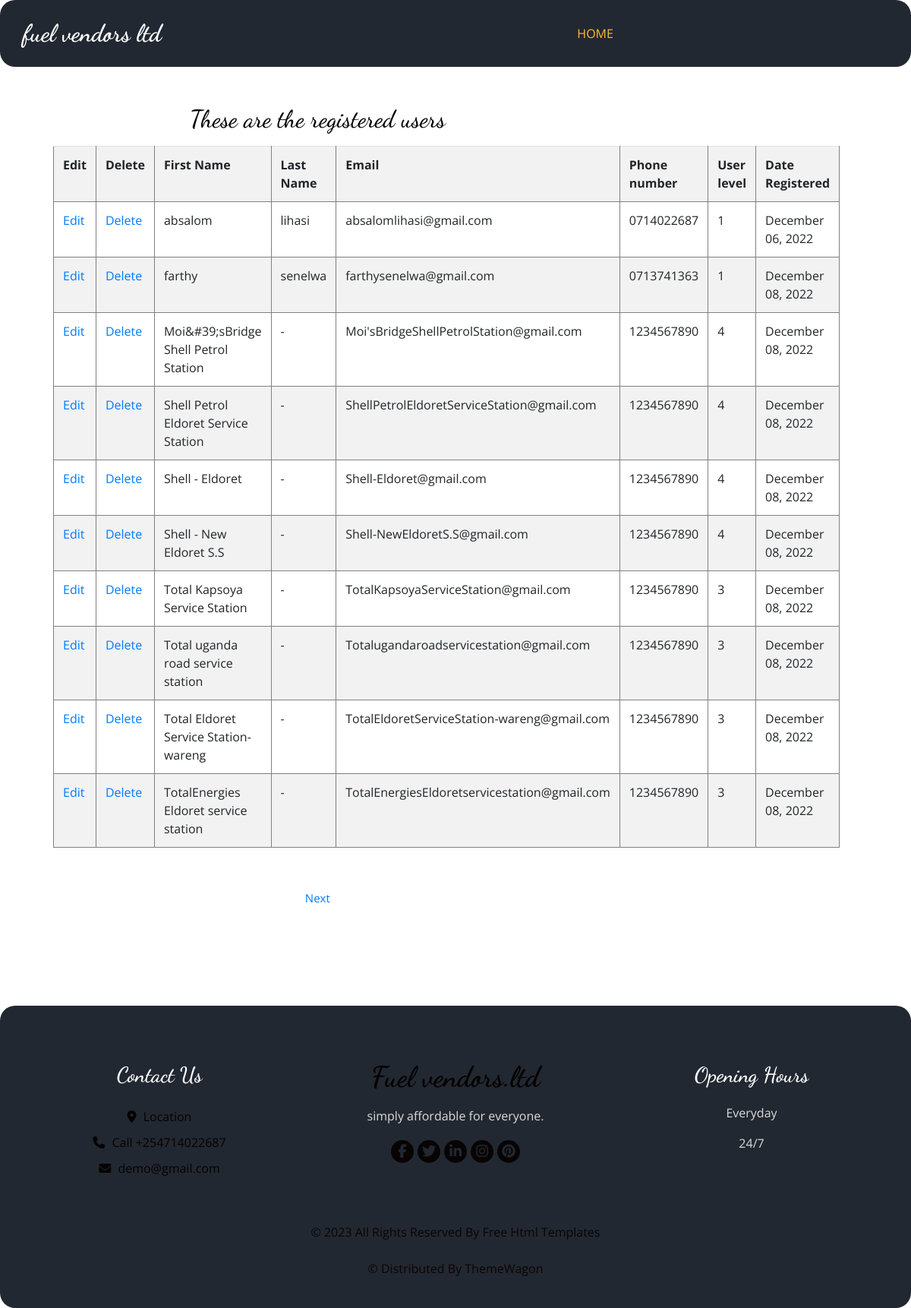
Page /admin-view-users.php on the committed database.
### tables this page shows
CREATE TABLE `users` (
  `user_id` bigint(30) UNSIGNED NOT NULL,
  `first_name` varchar(100) NOT NULL,
  `last_name` varchar(100) NOT NULL,
  `email` varchar(100) NOT NULL,
  `phone_number` char(255) NOT NULL,
  `password` char(255) NOT NULL,
  `registration_date` datetime NOT NULL,
  `user_level` tinyint(1) UNSIGNED NOT NULL DEFAULT '2'
);

### admin-view-users.php (the view, shortened to what this page needs)
<!DOCTYPE html>
<html lang="en">
<head>
  <link rel="stylesheet" type="text/css" href="css/bootstrap.css" />
  <link rel="stylesheet" type="text/css" href="https://cdnjs.cloudflare.com/ajax/libs/OwlCarousel2/2.3.4/assets/owl.carousel.min.css" />
  <link rel="stylesheet" href="https://cdnjs.cloudflare.com/ajax/libs/jquery-nice-select/1.1.0/css/nice-select.min.css" />
  <link href="css/font-awesome.min.css" rel="stylesheet" />
  <link href="css/style.css" rel="stylesheet" />
  <link href="css/responsive.css" rel="stylesheet" />
</head>
<body>
    <div class="hero_area">
    <header class="header_section" style="background-color:  #222831; border-radius:20px ; ">
      <div class="container" >
        <nav class="navbar navbar-expand-lg custom_nav-container ">
          <a class="navbar-brand">
            <span>
              fuel vendors ltd
            </span>
          </a>
          <div class="collapse navbar-collapse" id="navbarSupportedContent">
            <ul class="navbar-nav  mx-auto ">
              <li class="nav-item active">
                <a class="nav-link" href="administrator.php">Home <span class="sr-only">(current)</span></a>
              </li>
        </nav>
      </div>
</header>
<section class="food_section layout_padding-bottom">
    <div class="container">
      <div class="filters-content">
        <div class="row grid">
          <div class="col-sm-4 col-lg-12 all shell"  >
            <div class="box" >
              <div>
                <div class="detail-box" style="color: white;background-color: white;">
<div class="col-sm-8">
<h2 class="text-center" style="color: black;">These are the registered users</h2>
<p>
<?php
try {
 require('mysqli_connect.php');
 $pagerows = 10;
 if ((isset($_GET['p']) && is_numeric($_GET['p']))) {
 $pages = htmlspecialchars($_GET['p'], ENT_QUOTES);
 }else{
 $q = "SELECT COUNT(user_id) FROM users";
 $result = mysqli_query ($dbcon, $q);
 $row = mysqli_fetch_array ($result, MYSQLI_NUM);
 $records = htmlspecialchars($row[0], ENT_QUOTES);
 if ($records > $pagerows){
 $pages = ceil ($records/$pagerows);
 }else{
 $pages = 1;
 }
 }
 if ((isset($_GET['s'])) &&( is_numeric($_GET['s'])))
 {
 $start = htmlspecialchars($_GET['s'], ENT_QUOTES);
 }else{
 $start = 0;
 }
 $query = "SELECT first_name, last_name, email, phone_number,user_level, ";
 $query .= "DATE_FORMAT(registration_date, '%M %d, %Y')";
 $query .=
 " AS regdat, user_id FROM users ORDER BY registration_date ASC";
 $query .=" LIMIT ?, ?";
 $q = mysqli_stmt_init($dbcon);
 mysqli_stmt_prepare($q, $query);
 mysqli_stmt_bind_param($q, "ii", $start, $pagerows);
 mysqli_stmt_execute($q);
 $result = mysqli_stmt_get_result($q);
 if ($result) {
 echo '<table class="table table-striped" style="width:100%;height:100%">
 <tr>
 <th scope="col">Edit</th>
 <th scope="col">Delete</th>
 <th scope="col">First Name</th>
 <th scope="col">Last Name</th>
 <th scope="col">Email</th>
 <th scope="col">Phone number</th>
 <th scope="col">User level</th>
 <th scope="col">Date Registered</th>
 </tr>';
 while ($row = mysqli_fetch_array($result, MYSQLI_ASSOC)) {
$user_id = htmlspecialchars($row['user_id'], ENT_QUOTES);
$first_name = htmlspecialchars($row['first_name'], ENT_QUOTES);
 $last_name = htmlspecialchars($row['last_name'], ENT_QUOTES);
 $email = htmlspecialchars($row['email'], ENT_QUOTES);
 $phone_number = htmlspecialchars($row['phone_number'], ENT_QUOTES);
 $user_level = htmlspecialchars($row['user_level'], ENT_QUOTES);
$registration_date = htmlspecialchars($row['regdat'], ENT_QUOTES);
 echo '<tr>
<td><a href="edit-users.php?id=' . $user_id .
 '">Edit</a></td>
 <td><a href="delete-users.php?id=' . $user_id .
 '">Delete</a></td>
 <td>' . $first_name . '</td>
<td>' . $last_name . '</td>
<td>' . $email . '</td>
<td>' . $phone_number . '</td>
<td>' . $user_level . '</td>
<td>' . $registration_date . '</td>
</tr>';
 }
 echo '</table>';
 }
 else {
 echo '<p class="text-center">The current users could not be ';
 echo 'retrieved. We apologize for any inconvenience.</p>';
 exit;
 }
 $q = "SELECT COUNT(user_id) FROM users";
 $result = mysqli_query ($dbcon, $q);
 $row = mysqli_fetch_array ($result, MYSQLI_NUM);
 $members = htmlspecialchars($row[0], ENT_QUOTES);
 $echostring = "<p class='text-center'>Total users: $members </p>";
 $echostring .= "<p class='text-center'>";
 if ($pages > 1) {
 $current_page = ($start/$pagerows) + 1;
 if ($current_page != $pages) {
 $echostring .=
 ' <a href="admin-view-users.php?s=' . ($start + $pagerows) .
 '&p=' . $pages . '">Next</a> ';
 }
 $echostring .= '</p>';
 echo $echostring;
 }
}
catch(Exception $e)
{
 print "The system is busy please try later";
}
catch(Error $e)
{
 print "The system is busy please try again later.";
}
?>
</div>
                   </div>
        </div>
      </div>
    </div>
  </section>
		<footer class="footer_section" style="border-radius:20px ;" >
    <div class="container">
      <div class="row">
        <div class="col-md-4 footer-col">
          <div class="footer_contact">
            <h4>
              Contact Us
            </h4>
            <div class="contact_link_box">
              <a href="">
                <i class="fa fa-map-marker" aria-hidden="true"></i>
                <span>
                  Location
                </span>
              </a>
              <a href="">
                <i class="fa fa-phone" aria-hidden="true"></i>
                <span>
                  Call +254714022687
                </span>
              </a>
              <a href="">
                <i class="fa fa-envelope" aria-hidden="true"></i>
                <span>
                  demo@gmail.com
                </span>
              </a>
            </div>
          </div>
        </div>
        <div class="col-md-4 footer-col">
          <div class="footer_detail">
            <a href="" class="footer-logo">
              Fuel vendors.ltd
            </a>
            <p>
             simply affordable for everyone.
          </p>
            <div class="footer_social">
              <a href="">
                <i class="fa fa-facebook" aria-hidden="true"></i>
              </a>
              <a href="">
                <i class="fa fa-twitter" aria-hidden="true"></i>
              </a>
              <a href="">
                <i class="fa fa-linkedin" aria-hidden="true"></i>
              </a>
              <a href="">
                <i class="fa fa-instagram" aria-hidden="true"></i>
              </a>
              <a href="">
                <i class="fa fa-pinterest" aria-hidden="true"></i>
              </a>
            </div>
          </div>
        </div>
        <div class="col-md-4 footer-col">
          <h4>
            Opening Hours
          </h4>
          <p>
            Everyday
          </p>
          <p>
            24/7
          </p>
        </div>
      </div>
      <div class="footer-info">
        <p>
          &copy; <span id="displayYear"></span> All Rights Reserved By
          <a href="https://html.design/">Free Html Templates</a><br><br>
          &copy; <span id="displayYear"></span> Distributed By
          <a href="https://themewagon.com/" target="_blank">ThemeWagon</a>
        </p>
      </div>
    </div>
  </footer>
	</body>
</html>

### css/style.css (style rules this page uses)
body { font-family: "Open Sans", sans-serif; color: #0c0c0c; background-color: #ffffff; overflow-x: hidden; }
.layout_padding-bottom { padding-bottom: 90px; }
h1, h2 { font-family: 'Dancing Script', cursive; }
a, a:hover, a:focus { text-decoration: none; }
.hero_area { position: relative; min-height: 100vh; display: -webkit-box; display: -ms-flexbox; display: flex; -webkit-box-orient: vertical; -webkit-box-direction: normal; -ms-flex-direction: column; flex-direction: column; }
.header_section { padding: 15px 0; }
.navbar-brand { font-family: 'Dancing Script', cursive; }
.navbar-brand span { font-weight: bold; font-size: 32px; color: #ffffff; }
.custom_nav-container { padding: 0; }
.custom_nav-container .navbar-nav { padding-left: 18%; }
.custom_nav-container .navbar-nav .nav-item .nav-link { padding: 5px 20px; color: black; text-align: center; text-transform: uppercase; border-radius: 5px; -webkit-transition: all 0.3s; transition: all 0.3s; }
.custom_nav-container .navbar-nav .nav-item:hover .nav-link, .custom_nav-container .navbar-nav .nav-item.active .nav-link { color: #ffbe33; }
.food_section .box { position: relative; margin-top: 25px; background-color: #ffffff; border-radius: 10px; color: #ffffff; border-radius: 15px; overflow: hidden; background: linear-gradient(to bottom, #f1f2f3 25px, #222831 25px); }
.food_section .box .detail-box { padding: 25px; }
.food_section .box .detail-box p { font-size: 15px; }
.footer_section { background-color: #222831; color: #ffffff; padding: 75px 0 40px 0; text-align: center; }
.footer_section h4 { font-size: 28px; }
.footer_section h4, .footer_section .footer-logo { font-weight: 600; margin-bottom: 20px; font-family: 'Dancing Script', cursive; }
.footer_section p { color: #dbdbdb; }
.footer_section .footer-col { margin-bottom: 30px; }
.footer_section .footer_contact .contact_link_box { display: -webkit-box; display: -ms-flexbox; display: flex; -webkit-box-orient: vertical; -webkit-box-direction: normal; -ms-flex-direction: column; flex-direction: column; }
.footer_section .footer_contact .contact_link_box a { margin: 5px 0; color: #070101; }
.footer_section .footer_contact .contact_link_box a i { margin-right: 5px; }
.footer_section .footer-logo { display: block; font-weight: bold; font-size: 38px; line-height: 1; color: #070202; }
.footer_section .footer_social { display: -webkit-box; display: -ms-flexbox; display: flex; -webkit-box-pack: center; -ms-flex-pack: center; justify-content: center; margin-top: 20px; margin-bottom: 10px; }
.footer_section .footer_social a { display: -webkit-box; display: -ms-flexbox; display: flex; -webkit-box-pack: center; -ms-flex-pack: center; justify-content: center; -webkit-box-align: center; -ms-flex-align: center; align-items: center; color: #222831; width: 30px; height: 30px; border-radius: 100%; background-color: #080404; border-radius: 100%; margin: 0 2.5px; font-size: 18px; }
.footer_section .footer-info { text-align: center; margin-top: 25px; }
.footer_section .footer-info p { color: #0c0404; margin: 0; }
.footer_section .footer-info p a { color: inherit; }

### css/responsive.css (style rules this page uses)
@media (min-width: 1200px) { .container { max-width: 1170px; } }

### admin-view-users.php (style rules this page uses)
td,th { border:1px solid gray ; }

### rows in the picture
users: first_name "absalom", last_name "lihasi", email "absalomlihasi@gmail.com", phone_number "0714022687", user_level "1", registration_date "December 06, 2022"
users: first_name "farthy", last_name "senelwa", email "farthysenelwa@gmail.com", phone_number "0713741363", user_level "1", registration_date "December 08, 2022"
users: first_name "Moi&#39;sBridge Shell Petrol Station", last_name "-", email "Moi'sBridgeShellPetrolStation@gmail.com", phone_number "1234567890", user_level "4", registration_date "December 08, 2022"
users: first_name "Shell Petrol Eldoret Service Station", last_name "-", email "ShellPetrolEldoretServiceStation@gmail.com", phone_number "1234567890", user_level "4", registration_date "December 08, 2022"
users: first_name "Shell - Eldoret", last_name "-", email "Shell-Eldoret@gmail.com", phone_number "1234567890", user_level "4", registration_date "December 08, 2022"
users: first_name "Shell - New Eldoret S.S", last_name "-", email "Shell-NewEldoretS.S@gmail.com", phone_number "1234567890", user_level "4", registration_date "December 08, 2022"
users: first_name "Total Kapsoya Service Station", last_name "-", email "TotalKapsoyaServiceStation@gmail.com", phone_number "1234567890", user_level "3", registration_date "December 08, 2022"
users: first_name "Total uganda road service station", last_name "-", email "Totalugandaroadservicestation@gmail.com", phone_number "1234567890", user_level "3", registration_date "December 08, 2022"
users: first_name "Total Eldoret Service Station-wareng", last_name "-", email "TotalEldoretServiceStation-wareng@gmail.com", phone_number "1234567890", user_level "3", registration_date "December 08, 2022"
users: first_name "TotalEnergies Eldoret service station", last_name "-", email "TotalEnergiesEldoretservicestation@gmail.com", phone_number "1234567890", user_level "3", registration_date "December 08, 2022"
